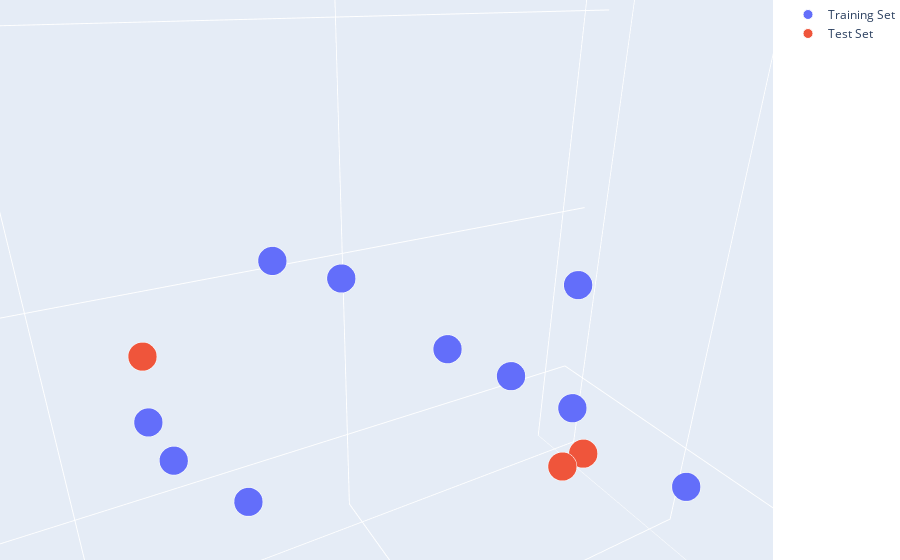

Write notebook code for a chart like this one.
### Markdown cell above
plotly.offline.iplot()是用来在Jupyter Notebook中生成交互式图表的Plotly函数

### Code cell
plot_training_trace = go.Scatter3d(
    x=x_train[:, 0].flatten(),
    y=x_train[:, 1].flatten(),
    z=y_train.flatten(),
    name='Training Set',
    mode='markers',
    marker={
        'size': 10,
        'opacity': 1,
        'line': {
            'color': 'rgb(255, 255, 255)',
            'width': 1
        },
    }
)

plot_test_trace = go.Scatter3d(
    x=x_test[:, 0].flatten(),
    y=x_test[:, 1].flatten(),
    z=y_test.flatten(),
    name='Test Set',
    mode='markers',
    marker={
        'size': 10,
        'opacity': 1,
        'line': {
            'color': 'rgb(255, 255, 255)',
            'width': 1
        },
    }
)

plot_layout = go.Layout(
    title='Date Sets',
    scene={
        'xaxis': {'title': input_param_name_1},
        'yaxis': {'title': input_param_name_2},
        'zaxis': {'title': output_param_name} 
    },
    margin={'l': 0, 'r': 0, 'b': 0, 't': 0}
)

plot_data = [plot_training_trace, plot_test_trace]

plot_figure = go.Figure(data=plot_data, layout=plot_layout)

plotly.offline.iplot(plot_figure)
